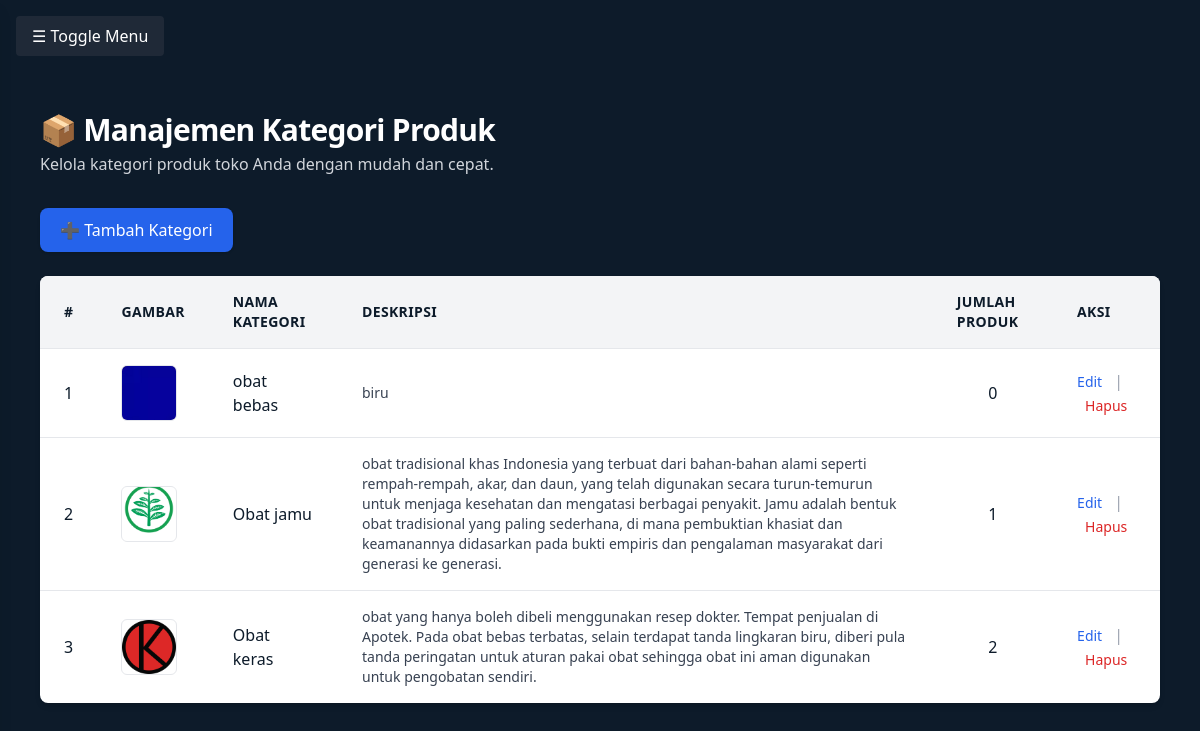
/superadmin/kategori.php (signed in), run on the app's committed database.
### tables this page shows
CREATE TABLE `kategori` (
  `id` int(11) NOT NULL,
  `gambar` varchar(255) DEFAULT NULL,
  `nama_kategori` varchar(50) DEFAULT NULL,
  `keterangan` text DEFAULT NULL,
  `jumlah_produk` int(11) DEFAULT 0,
  `created_by` int(11) DEFAULT NULL,
  `updated_by` int(11) DEFAULT NULL
);

### includes/kategori/functions.php (called while the page is built, shortened)
<?php
function getAllKategori($conn) {
    return $conn->query("SELECT * FROM kategori ORDER BY id DESC");
}

### superadmin/kategori.php (the view, shortened to what this page needs)
<?php
include '../config/config.php';
include '../includes/header.php';
include '../includes/navbar.php';
include '../includes/kategori/functions.php';
$kategori = getAllKategori($conn);
?>
<!DOCTYPE html>
<html lang="id">
<head>
    <script src="https://cdn.tailwindcss.com"></script>
</head>
<body class="bg-[#0d1b2a] text-white min-h-screen font-sans">
    <div class="max-w-7xl mx-auto px-6 py-10">
        <div class="mb-8">
            <h1 class="text-3xl font-bold tracking-tight">📦 Manajemen Kategori Produk</h1>
            <p class="text-gray-300 mt-1">Kelola kategori produk toko Anda dengan mudah dan cepat.</p>
        </div>
        <div class="mb-6">
            <a href="../includes/kategori/tambah.php" class="inline-flex items-center gap-2 bg-blue-600 hover:bg-blue-700 text-white px-5 py-2.5 rounded-lg shadow transition duration-200">
                ➕ Tambah Kategori
            </a>
        </div>
        <div class="overflow-x-auto bg-white rounded-lg shadow-md">
            <table class="min-w-full divide-y divide-gray-200 text-[#0d1b2a]">
                <thead class="bg-gray-100 text-sm font-semibold uppercase tracking-wide">
                    <tr>
                        <th class="px-6 py-4 text-left">#</th>
                        <th class="px-6 py-4 text-left">Gambar</th>
                        <th class="px-6 py-4 text-left">Nama Kategori</th>
                        <th class="px-6 py-4 text-left">Deskripsi</th>
                        <th class="px-6 py-4 text-left">Jumlah Produk</th>
                        <th class="px-6 py-4 text-left">Aksi</th>
                    </tr>
                </thead>
                <tbody class="divide-y divide-gray-200">
                    <?php $no = 1; while ($row = $kategori->fetch_assoc()): ?>
                    <tr class="hover:bg-gray-50 transition duration-150">
                        <td class="px-6 py-4"><?= $no++ ?></td>
                        <td class="px-6 py-4">
                            <?php if (!empty($row['gambar'])): ?>
                                <img src="../assets/img/kategori/<?= $row['gambar'] ?>" alt="Gambar Kategori" class="w-14 h-14 object-cover rounded-md border border-gray-200">
                            <?php else: ?>
                                <span class="text-sm italic text-gray-500">Tidak ada gambar</span>
                            <?php endif; ?>
                        </td>
                        <td class="px-6 py-4 font-medium"><?= htmlspecialchars($row['nama_kategori']) ?></td>
                        <td class="px-6 py-4 text-sm text-gray-700"><?= nl2br(htmlspecialchars($row['keterangan'])) ?></td>
                        <td class="px-6 py-4 text-center"><?= (int)$row['jumlah_produk'] ?></td>
                        <td class="px-6 py-4 space-x-2">
                            <a href="../includes/kategori/edit.php?id=<?= $row['id'] ?>" class="text-blue-600 hover:underline text-sm">Edit</a>
                            <span class="text-gray-400">|</span>
                            <a href="../includes/kategori/hapus.php?id=<?= $row['id'] ?>" class="text-red-600 hover:underline text-sm" onclick="return confirm('Hapus kategori ini?')">Hapus</a>
                        </td>
                    </tr>
                    <?php endwhile; ?>
                </tbody>
            </table>
        </div>
    </div>
</body>
</html>

### data on the page
kategori: gambar (picture), nama_kategori "obat bebas", keterangan "biru", jumlah_produk "0"
kategori: gambar (picture), nama_kategori "Obat jamu", keterangan "obat tradisional khas Indonesia yang terbuat dari bahan-bahan alami seperti rempah-rempah, akar, dan daun, yang telah digunakan secara turun-temurun untuk menjaga kesehatan dan mengatasi berbagai penyakit. Jamu adalah bentuk obat tradisional yang paling sederhana, di mana pembuktian khasiat dan keamanannya didasarkan pada bukti empiris dan pengalaman masyarakat dari generasi ke generasi.", jumlah_produk "1"
kategori: gambar (picture), nama_kategori "Obat keras", keterangan "obat yang hanya boleh dibeli menggunakan resep dokter. Tempat penjualan di Apotek. Pada obat bebas terbatas, selain terdapat tanda lingkaran biru, diberi pula tanda peringatan untuk aturan pakai obat sehingga obat ini aman digunakan untuk pengobatan sendiri.", jumlah_produk "2"
